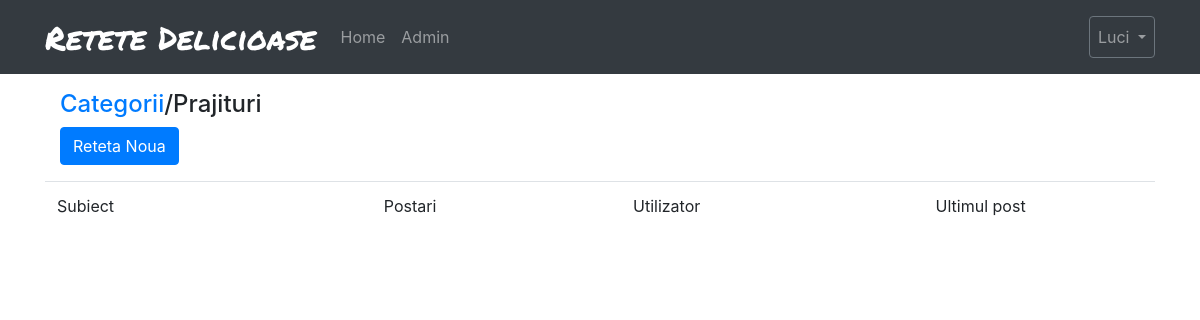
The page /1/ (signed in) on the database as committed earlier.
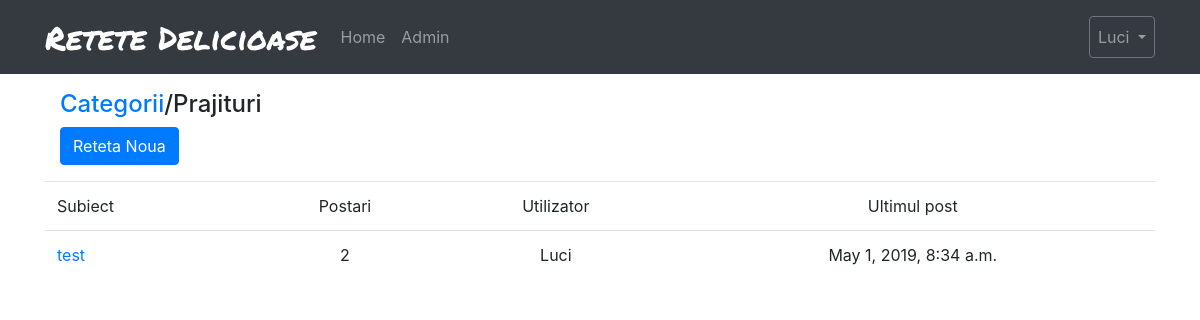
The same page on the database as committed later.
### core/models.py (models this page shows, shortened)
class Categorii(models.Model):
    name = models.CharField(max_length=150, blank=False)
    description = models.CharField(max_length=200, blank=False)
    class Meta:
        verbose_name = 'Categorie'
        verbose_name_plural = 'Categorii'

class Topics(models.Model):
    subject = models.CharField(max_length=100, unique=True, blank=False)
    last_updated = models.DateTimeField(auto_now=True)
    categorie = models.ForeignKey(Categorii, related_name='topics', on_delete=models.CASCADE)
    reteta = models.TextField(max_length=5000, blank=False, default='Text reteta')
    starter = models.ForeignKey(User, on_delete=models.CASCADE, related_name='topics', null=True, blank=True)
    class Meta:
        verbose_name = 'Titlu'
        verbose_name_plural = 'Titluri'

### core/views.py (the view)
# urls.py: path('<int:pk>/', views.topics, name='topics'),
@login_required
def topics(request, pk):
    categorie = get_object_or_404(Categorii, pk=pk)
    return render(request, 'core/topics.html', {'categorie': categorie})

### core/templates/core/topics.html (shortened to what this page needs)
{% extends 'core/base.html' %}
{% block breadcrumb %}
    <div class="container">
        <h4>
            <a href="{% url 'core:index' %}">Categorii</a>/{{ categorie.name }}
        </h4>
    </div>
{% endblock %}
{% block content %}
    <div class="container">
        <a class="btn btn-primary" href="{% url 'core:new' categorie.pk %}">Reteta Noua</a>
    </div>
    <table class="table">
        <thead>
            <tr>
                <td>Subiect</td>
                <td style="text-align: center">Postari</td>
                <td style="text-align: center">Utilizator</td>
                <td style="text-align: center">Ultimul post</td>
            </tr>
        </thead>
        <tbody>
            {% for topic in categorie.topics.all %}
                <tr>
                    <td><a href="{% url 'core:discutii' categorie.pk topic.pk %}">{{ topic.subject }}</a> </td>
                    <td style="text-align: center">{{ topic.posts.count }}</td>
                    <td style="text-align: center">{{ topic.starter.username.title }}</td>
                    <td style="text-align: center">{{ topic.last_updated }}</td>
                </tr>
            {% endfor %}
        </tbody>
    </table>
{% endblock %}

### core/templates/core/base.html (shortened to what this page needs)
<!DOCTYPE html>
<html>
    <head>
        <link rel="stylesheet" href="https://stackpath.bootstrapcdn.com/bootstrap/4.2.1/css/bootstrap.min.css">
        <link rel="stylesheet" href="https://cdn.jsdelivr.net/simplemde/latest/simplemde.min.css">
    </head>
    <body>
        <nav class="navbar navbar-expand-lg navbar-dark bg-dark">
        <div class="container">
            <a class="navbar-brand" href="{% url 'core:index' %}" id="titlu">Retete Delicioase</a>
            <div class="collapse navbar-collapse" id="navbarNav">
                {% if user.is_superuser %}
                <ul class="navbar-nav">
                    <li class="nav-item"><a class="nav-link" href="{% url 'core:index' %}">Home</a></li>
                    <li class="nav-item"><a class="nav-link" href="{% url 'admin:index' %}">Admin</a></li>
                </ul>
                {% endif %}
                <ul class="navbar-nav ml-auto">
                    {% if user.is_authenticated %}
                        <li class="nav-item dropdown">
                            <a class="nav-link dropdown-toggle btn btn-outline-secondary" href="#" id="navbarDropdownMenuLink" role="button" data-toggle="dropdown" aria-haspopup="true" aria-expanded="false">
                              {{ user.username.title }}
                            </a>
                        </li>
                    {% endif %}
                </ul>
            </div>
        </div>
        </nav>
        <div class="container">
            {% block breadcrumb %}
            {% endblock %}
        </div>
        <div class="container justify-content-center">
            {% block content %}
            {% endblock %}
        </div>
    </body>
</html>

### core/templates/core/base.html (style rules this page uses)
#titlu { font-size: 2em; font-family: 'Permanent Marker', cursive; }

Rows that differ between the two databases and show on the page:
added Topics: subject "test", posts.count "2", starter.username "Luci", last_updated "May 1, 2019, 8:34 a.m."
